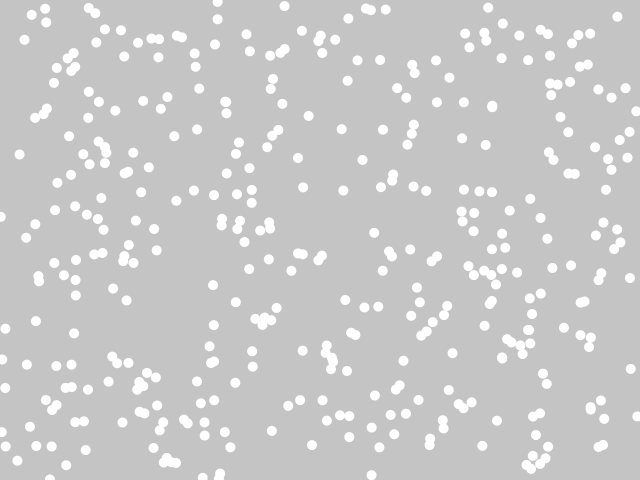
Frame 1 (no input)
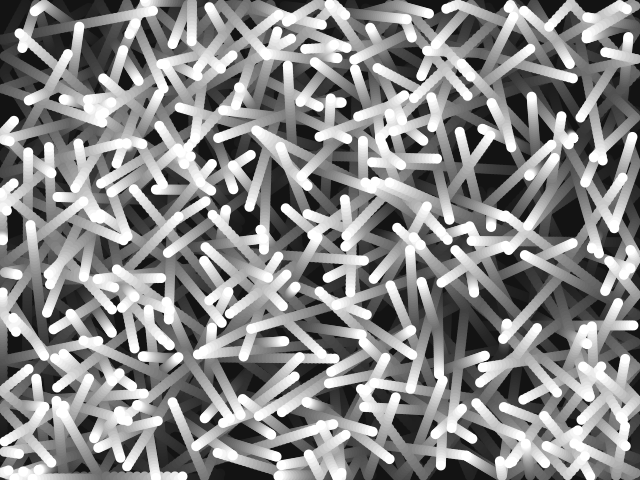
Frame 60 (the mouse pressed at the canvas centre just before this capture)
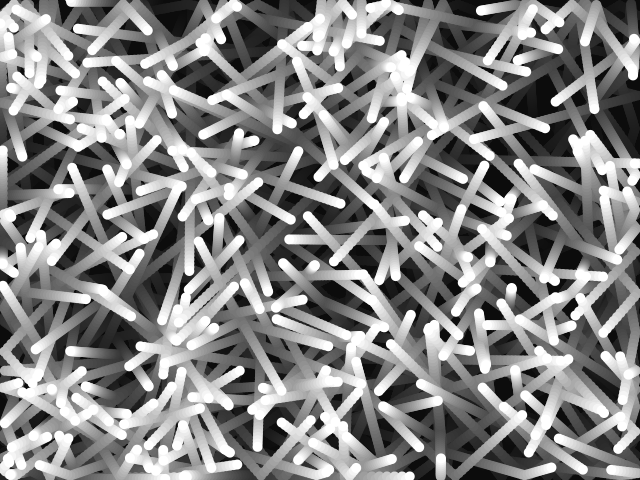
Frame 120 (the mouse held since frame 60 and released just before this capture)

The Processing sketch that drew these frames (run headless with seeded random() and noise(); from frame 60 on, the mouse is pressed at the canvas centre):

// Processing sketch: processing_65621
// ── processing_65621.pde

Ball[] balls = new Ball[400];
void setup() {
  size(640, 480);
  smooth();
  for (int i=0; i<balls.length; i++) {
    balls[i] = new Ball(random(width), random(height));
  }
  noStroke();
}

void draw() {
  fill(0, 10);
  rect(0, 0, width, height); 

  for (int i=0; i<balls.length; i++) {
    balls[i].run();
  }
}

class Ball {
  float xpos, ypos;
  float xspeed, yspeed;

  Ball(float x, float y) {
    xpos = x;
    ypos = y;
    xspeed = random(-4, 4);
    yspeed = random(-4, 4);
  } 
  void run() {
    display();
    update();
    checkWalls();
  }

  void display() {
    fill(255);
    ellipse(xpos, ypos, 10, 10);
  }
  void update() {
    xpos += xspeed;
    ypos += yspeed;
  }
  void checkWalls() {
    if (xpos >= width-5 || xpos <= 5) {
      xspeed *= -1;
    }
    else if (ypos >=height-5 || ypos <=5) {
      yspeed *= -1;
    }
  }
}
